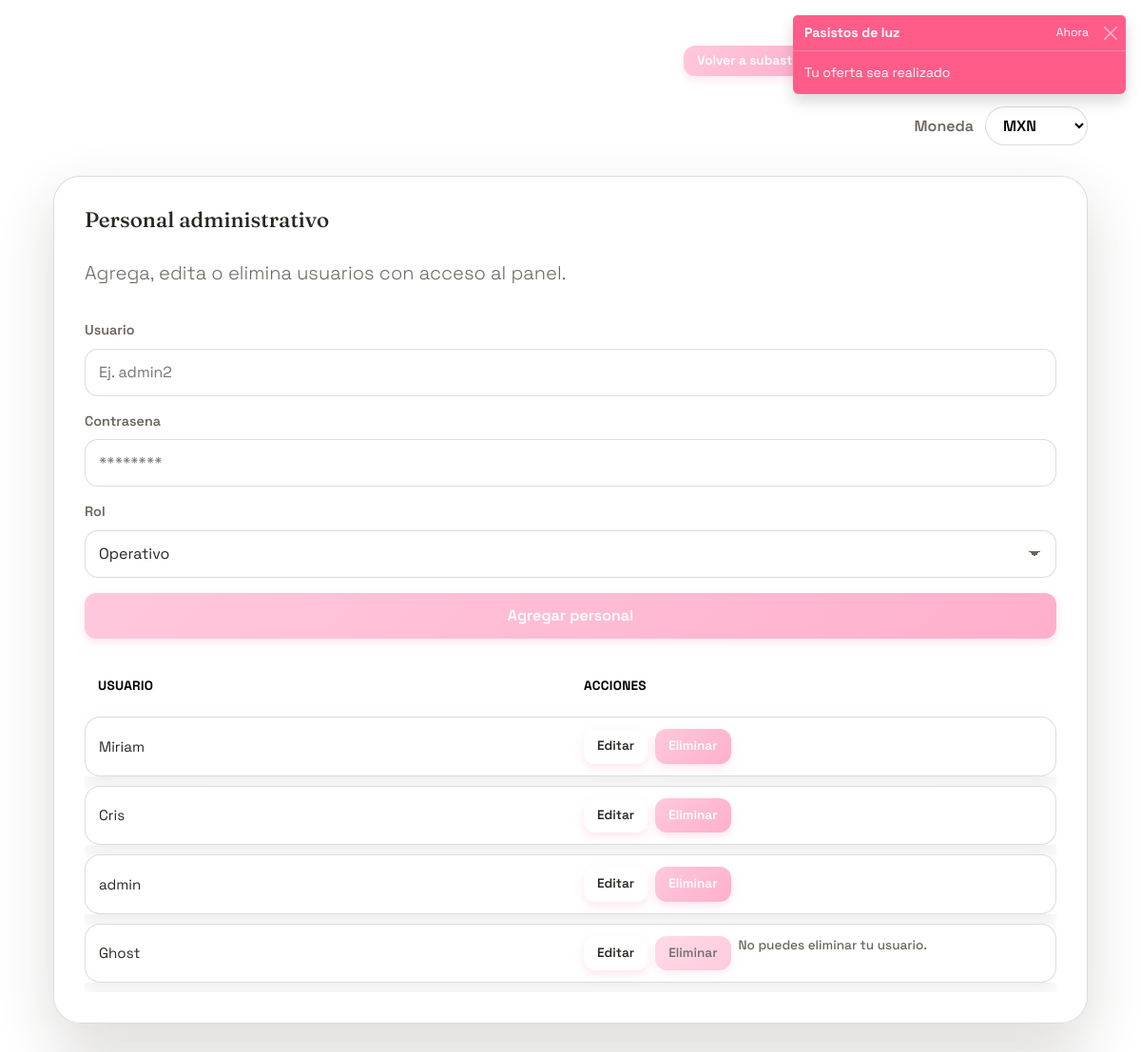
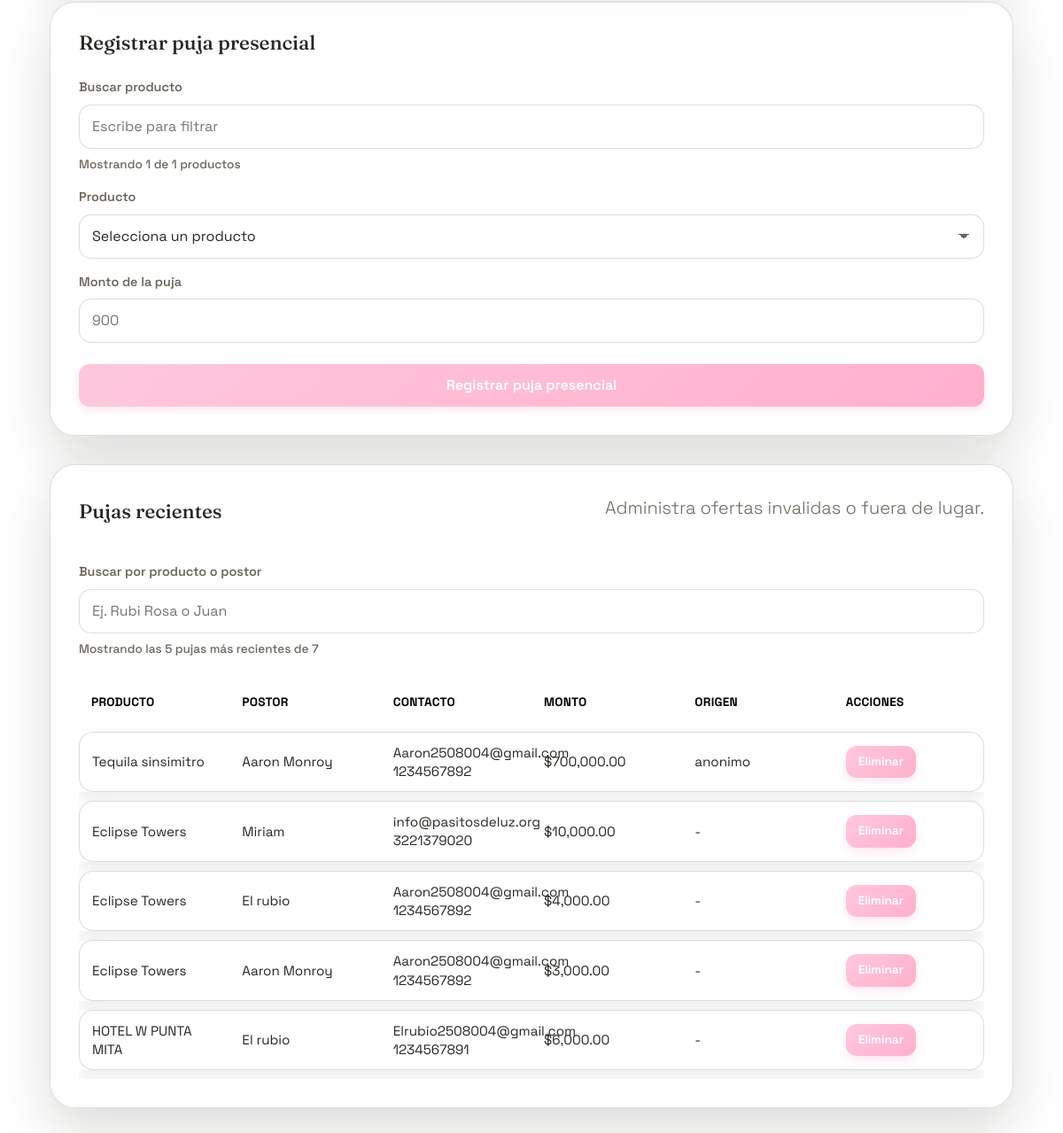
The page /php/panel.php?staff=error (signed in) on the database its author committed (2 pictures, top to bottom).
### tables this page shows
CREATE TABLE `pujas` (
  `id` int(11) NOT NULL,
  `producto_id` int(11) NOT NULL,
  `nombre_usuario` varchar(150) NOT NULL,
  `correo_usuario` varchar(150) NOT NULL,
  `telefono_usuario` varchar(20) NOT NULL,
  `monto_puja` decimal(10,2) NOT NULL,
  `fecha_puja` timestamp NOT NULL DEFAULT current_timestamp(),
  `origen` varchar(50) DEFAULT NULL
);

CREATE TABLE `productos` (
  `id` int(11) NOT NULL,
  `nombre` varchar(255) NOT NULL,
  `descripcion` text DEFAULT NULL,
  `imagen_url` varchar(255) DEFAULT NULL,
  `precio_inicial` decimal(10,2) NOT NULL,
  `categoria_id` int(11) DEFAULT NULL,
  `estado` enum('activo','finalizado') DEFAULT 'activo',
  `fecha_creacion` timestamp NOT NULL DEFAULT current_timestamp(),
  `fecha_inicio` datetime DEFAULT NULL,
  `fecha_fin` datetime DEFAULT NULL,
  `incremento_minimo` decimal(10,2) NOT NULL DEFAULT 0.00
);

### php/auth.php (called while the page is built, shortened)
<?php
function current_role()
{
    return $_SESSION["admin_role"] ?? "admin";
}
function is_admin()
{
    return current_role() === "admin";
}

### php/panel.php (the view, shortened to what this page needs)
<?php
require_once __DIR__ . "/auth.php";
require_once __DIR__ . "/../config/db.php";
$hasRole = false;
$checkRole = $mysqli->query("SHOW COLUMNS FROM admin LIKE 'rol'");
if ($checkRole && $checkRole->num_rows > 0) {
    $hasRole = true;
}
$hasOrigen = false;
$checkOrigen = $mysqli->query("SHOW COLUMNS FROM pujas LIKE 'origen'");
if ($checkOrigen && $checkOrigen->num_rows > 0) {
    $hasOrigen = true;
}
$monedas = ["MXN", "USD", "CAD"];
$moneda = strtoupper($_GET["moneda"] ?? "MXN");
$admins = [];
$currentAdminId = (int) ($_SESSION["admin_id"] ?? 0);
$staffStatus = trim($_GET["staff"] ?? "");
$pujaStatus = trim($_GET["puja"] ?? "");
$isAdmin = is_admin();
$toast = null;
if (!empty($_GET["presencial"])) {
    $toast = [
        "title" => "Pujas",
        "body" => "Puja presencial registrada correctamente.",
        "variant" => "success"
    ];
} elseif ($staffStatus !== "") {
    if ($staffStatus === "created") {
        $toast = [
            "title" => "Personal",
            "body" => "Personal agregado correctamente.",
            "variant" => "success"
        ];
    } elseif ($staffStatus === "updated") {
        $toast = [
            "title" => "Personal",
            "body" => "Personal actualizado correctamente.",
            "variant" => "success"
        ];
    } elseif ($staffStatus === "deleted") {
        $toast = [
            "title" => "Personal",
            "body" => "Personal eliminado correctamente.",
            "variant" => "warning"
        ];
    } elseif ($staffStatus === "exists") {
        $toast = [
            "title" => "Personal",
            "body" => "Ese usuario ya existe. Usa otro nombre.",
            "variant" => "warning"
        ];
    } elseif ($staffStatus === "self") {
        $toast = [
            "title" => "Personal",
            "body" => "No puedes eliminar tu propio acceso.",
            "variant" => "warning"
        ];
    } else {
        $toast = [
            "title" => "Personal",
            "body" => "No se pudo completar la accion. Intenta de nuevo.",
            "variant" => "danger"
        ];
    }
}
$resultAdmins = $mysqli->query("SELECT id, usuario FROM admin ORDER BY id DESC");
if ($resultAdmins) {
    while ($row = $resultAdmins->fetch_assoc()) {
        $admins[] = $row;
    }
}
$pujas = [];
$selectOrigen = $hasOrigen ? ", pu.origen" : "";
$queryPujas = "SELECT pu.id, pu.producto_id, p.nombre AS producto, pu.nombre_usuario, pu.correo_usuario, pu.telefono_usuario, pu.monto_puja, pu.fecha_puja$selectOrigen " .
    "FROM pujas pu INNER JOIN productos p ON p.id = pu.producto_id " .
    "ORDER BY pu.fecha_puja DESC LIMIT 30";
$resultPujas = $mysqli->query($queryPujas);
if ($resultPujas) {
    while ($row = $resultPujas->fetch_assoc()) {
        $pujas[] = $row;
    }
}
?>
<!DOCTYPE html>
<html lang="es">
<head>
    <link href="https://cdn.jsdelivr.net/npm/bootstrap@5.3.3/dist/css/bootstrap.min.css" rel="stylesheet" />
    <link href="../css/style.css" rel="stylesheet" />
</head>
<body class="auth-page panel-page">
    <?php if ($toast) { ?>
        <div class="toast-container position-fixed top-0 end-0 p-3">
            <div id="statusToast" class="toast toast-pink" role="alert" aria-live="assertive" aria-atomic="true" data-bs-delay="4500">
                <div class="toast-header">
                    <strong class="me-auto">Pasistos de luz</strong>
                    <small>Ahora</small>
                    <button type="button" class="btn-close" data-bs-dismiss="toast" aria-label="Close"></button>
                </div>
                <div class="toast-body">
                    Tu oferta sea realizado
                </div>
            </div>
        </div>
    <?php } ?>
    <main class="auth admin-layout">
        <div class="panel-actions">
            <a class="btn btn-compact ghost" href="subasta.php">Volver a subasta</a>
            <?php if ($isAdmin) { ?>
                <a class="btn btn-compact ghost" href="productos.php">Productos</a>
                <a class="btn btn-compact ghost" href="graficos.php">Graficas</a>
                <a class="btn btn-compact" href="dashboard.php">Inicio</a>
            <?php } ?>
        </div>
        <form class="currency-bar" method="get">
            <label class="currency-label" for="moneda-select">Moneda</label>
            <select id="moneda-select" name="moneda" onchange="this.form.submit()">
                <?php foreach ($monedas as $code) { ?>
                    <option value="<?php echo htmlspecialchars($code); ?>" <?php echo $code === $moneda ? "selected" : ""; ?>>
                        <?php echo htmlspecialchars($code); ?>
                    </option>
                <?php } ?>
            </select>
        </form>
        <?php if ($isAdmin) { ?>
            <section class="auth-card admin-staff">
                <h2 class="section-title">Personal administrativo</h2>
                <p class="lead">Agrega, edita o elimina usuarios con acceso al panel.</p>
                <form class="auth-form" action="guardar_personal.php" method="post">
                    <label class="field">
                        <span>Usuario</span>
                        <input name="usuario" type="text" required placeholder="Ej. admin2" />
                    </label>
                    <label class="field">
                        <span>Contrasena</span>
                        <input name="contrasena" type="password" required placeholder="********" />
                    </label>
                    <?php if ($hasRole) { ?>
                        <label class="field">
                            <span>Rol</span>
                            <select name="rol" required>
                                <option value="operativo" selected>Operativo</option>
                            </select>
                        </label>
                    <?php } ?>
                    <button class="btn" type="submit">Agregar personal</button>
                </form>
                <div class="table-wrap">
                    <table class="admin-table">
                        <thead>
                            <tr>
                                <th>Usuario</th>
                                <th>Acciones</th>
                            </tr>
                        </thead>
                        <tbody>
                            <?php if (count($admins) === 0) { ?>
                                <tr>
                                    <td colspan="2">No hay personal registrado.</td>
                                </tr>
                            <?php } else { ?>
                                <?php foreach ($admins as $admin) { ?>
                                    <tr>
                                        <td><?php echo htmlspecialchars($admin["usuario"] ?? ""); ?></td>
                                        <td>
                                            <div class="action-row">
                                                <a class="btn btn-small btn-outline" href="editar_personal.php?id=<?php echo (int) $admin["id"]; ?>">Editar</a>
                                                <form action="eliminar_personal.php" method="post" onsubmit="return confirm('Seguro que quieres eliminar este usuario?');">
                                                    <button class="btn btn-small" type="submit" <?php echo ((int) $admin["id"]) === $currentAdminId ? "disabled" : ""; ?>>Eliminar</button>
                                                </form>
                                                <?php if ((int) $admin["id"] === $currentAdminId) { ?>
                                                    <span class="field-hint">No puedes eliminar tu usuario.</span>
                                                <?php } ?>
                                            </div>
                                        </td>
                                    </tr>
                                <?php } ?>
                            <?php } ?>
                        </tbody>
                    </table>
                </div>
            </section>
        <?php } ?>
        <section class="auth-card admin-presencial">
            <h2 class="section-title">Registrar puja presencial</h2>
            <form class="auth-form" action="puja_presencial.php" method="post">
                <label class="field">
                    <span>Buscar producto</span>
                    <input id="presencial-search" type="text" placeholder="Escribe para filtrar" autocomplete="off" />
                    <small class="field-hint" id="presencial-count"></small>
                </label>
                <label class="field">
                    <span>Producto</span>
                    <select id="presencial-select" name="producto_id" required>
                        <option value="" disabled selected>Selecciona un producto</option>
                    </select>
                </label>
                <label class="field">
                    <span>Monto de la puja</span>
                    <input id="presencial-monto" name="monto_puja" type="number" min="1" step="1" required placeholder="900" />
                </label>
                <button class="btn" type="submit">Registrar puja presencial</button>
            </form>
        </section>
        <section class="auth-card admin-bids">
            <div class="section-header">
                <h2 class="section-title">Pujas recientes</h2>
                <p class="lead">Administra ofertas invalidas o fuera de lugar.</p>
            </div>
            <form class="auth-form" onsubmit="return false;">
                <label class="field">
                    <span>Buscar por producto o postor</span>
                    <input id="pujas-search" type="text" placeholder="Ej. Rubi Rosa o Juan" autocomplete="off" />
                    <small class="field-hint" id="pujas-count"></small>
                </label>
            </form>
            <div class="table-wrap">
                <table class="admin-table">
                    <thead>
                        <tr>
                            <th>Producto</th>
                            <th>Postor</th>
                            <th>Contacto</th>
                            <th>Monto</th>
                            <th><?php echo $hasOrigen ? "Origen" : "Fecha"; ?></th>
                            <th>Acciones</th>
                        </tr>
                    </thead>
                    <tbody>
                        <?php if (count($pujas) === 0) { ?>
                            <tr>
                                <td colspan="6">No hay pujas registradas.</td>
                            </tr>
                        <?php } else { ?>
                            <?php foreach ($pujas as $puja) { ?>
                                <?php
                                    $productoNombre = trim((string) ($puja["producto"] ?? ""));
                                    $postorNombre = trim((string) ($puja["nombre_usuario"] ?? ""));
                                    $searchRaw = $productoNombre . " " . $postorNombre;
                                    $searchBlob = function_exists("mb_strtolower")
                                        ? mb_strtolower($searchRaw, "UTF-8")
                                        : strtolower($searchRaw);
                                ?>
                                <tr data-search="<?php echo htmlspecialchars($searchBlob); ?>">
                                    <td><?php echo htmlspecialchars($productoNombre); ?></td>
                                    <td><?php echo htmlspecialchars($postorNombre); ?></td>
                                    <td>
                                        <div class="text-xs text-slate-500"><?php echo htmlspecialchars($puja["correo_usuario"] ?? ""); ?></div>
                                        <div class="text-xs text-slate-500"><?php echo htmlspecialchars($puja["telefono_usuario"] ?? ""); ?></div>
                                    </td>
                                    <td>$<?php echo number_format((float) ($puja["monto_puja"] ?? 0), 2); ?></td>
                                    <td>
                                        <?php if ($hasOrigen) { ?>
                                            <?php echo htmlspecialchars($puja["origen"] ?? "-"); ?>
                                        <?php } else { ?>
                                            <?php echo htmlspecialchars(date("d/m/Y H:i", strtotime($puja["fecha_puja"] ?? ""))); ?>
                                        <?php } ?>
                                    </td>
                                    <td>
                                        <form action="eliminar_puja.php" method="post" onsubmit="return confirm('Seguro que quieres eliminar esta puja?');">
                                            <button class="btn btn-small" type="submit">Eliminar</button>
                                        </form>
                                    </td>
                                </tr>
                            <?php } ?>
                        <?php } ?>
                    </tbody>
                </table>
            </div>
        </section>
    </main>
</body>
</html>

### rows shown on the page
pujas: producto.nombre "Tequila sinsimitro", nombre_usuario "Aaron Monroy", correo_usuario "Aaron2508004@gmail.com", telefono_usuario "1234567892", monto_puja "700,000.00", origen "anonimo"
pujas: producto.nombre "Eclipse Towers", nombre_usuario "Miriam", correo_usuario "info@pasitosdeluz.org", telefono_usuario "3221379020", monto_puja "10,000.00", origen "-"
pujas: producto.nombre "Eclipse Towers", nombre_usuario "El rubio", correo_usuario "Aaron2508004@gmail.com", telefono_usuario "1234567892", monto_puja "4,000.00", origen "-"
pujas: producto.nombre "Eclipse Towers", nombre_usuario "Aaron Monroy", correo_usuario "Aaron2508004@gmail.com", telefono_usuario "1234567892", monto_puja "3,000.00", origen "-"
pujas: producto.nombre "HOTEL W PUNTA MITA", nombre_usuario "El rubio", correo_usuario "Elrubio2508004@gmail.com", telefono_usuario "1234567891", monto_puja "6,000.00", origen "-"

### other values the page prints
$admin["usuario"] "Miriam"
$admin["usuario"] "Cris"
$admin["usuario"] "admin"
$admin["usuario"] "Ghost"
form field moneda "MXN"
